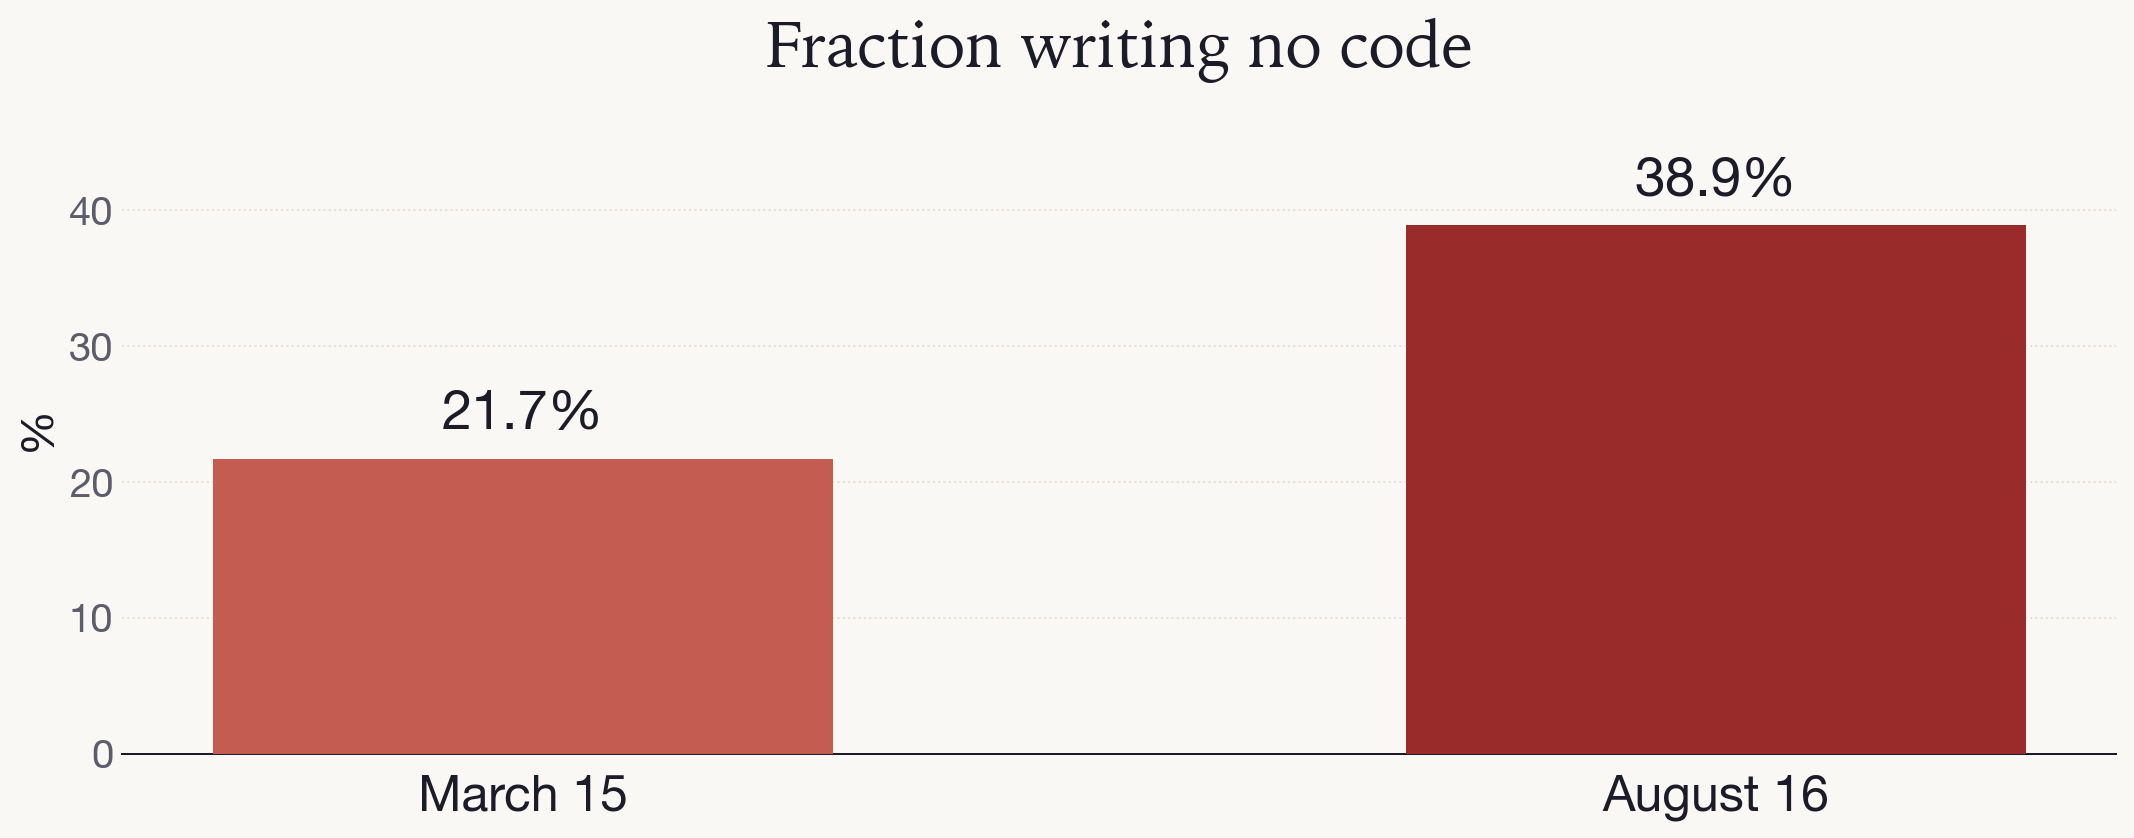

This figure's Python source:
#!/usr/bin/env python3
"""Two-bar chart: share of respondents writing no code by hand."""
import matplotlib.pyplot as plt

PAPER = "#faf8f4"
INK = "#1c1c28"
MUTED = "#5c5c6b"
ACCENT = "#9a2b2b"
ACCENT_SOFT = "#c45c52"

plt.rcParams.update({
    "font.family": "sans-serif",
    "font.sans-serif": ["Helvetica Neue", "Helvetica", "Arial"],
    "font.size": 18,
    "axes.titlesize": 26,
    "axes.labelsize": 18,
    "xtick.labelsize": 20,
    "ytick.labelsize": 16,
    "figure.facecolor": PAPER,
    "axes.facecolor": PAPER,
    "text.color": INK,
    "axes.labelcolor": INK,
    "xtick.color": INK,
    "ytick.color": MUTED,
    "axes.edgecolor": INK,
})

labels = ["March 15", "August 16"]
values = [21.7, 38.9]
colors = [ACCENT_SOFT, ACCENT]

fig, ax = plt.subplots(figsize=(12.2, 5.0), dpi=180)
bars = ax.bar(labels, values, width=0.52, color=colors, zorder=3)

ax.set_title("Fraction writing no code", pad=14, fontfamily="Iowan Old Style",
             fontweight="semibold", color=INK)
ax.set_ylim(0, 48)
ax.set_ylabel("%")
ax.yaxis.set_major_formatter(plt.FuncFormatter(lambda x, _: f"{int(x)}"))
ax.yaxis.grid(True, linestyle=":", color="#e4ded3", zorder=0)
ax.set_axisbelow(True)
for spine in ("top", "right", "left"):
    ax.spines[spine].set_visible(False)
ax.spines["bottom"].set_color(INK)
ax.tick_params(axis="y", length=0)
ax.tick_params(axis="x", length=0, pad=8)

for bar, value in zip(bars, values):
    ax.text(
        bar.get_x() + bar.get_width() / 2,
        bar.get_height() + 1.4,
        f"{value:.1f}%",
        ha="center",
        va="bottom",
        fontsize=22,
        fontweight="medium",
        color=INK,
    )

fig.tight_layout()
fig.savefig("no_code_fraction.png", dpi=180, facecolor=PAPER, bbox_inches="tight")
